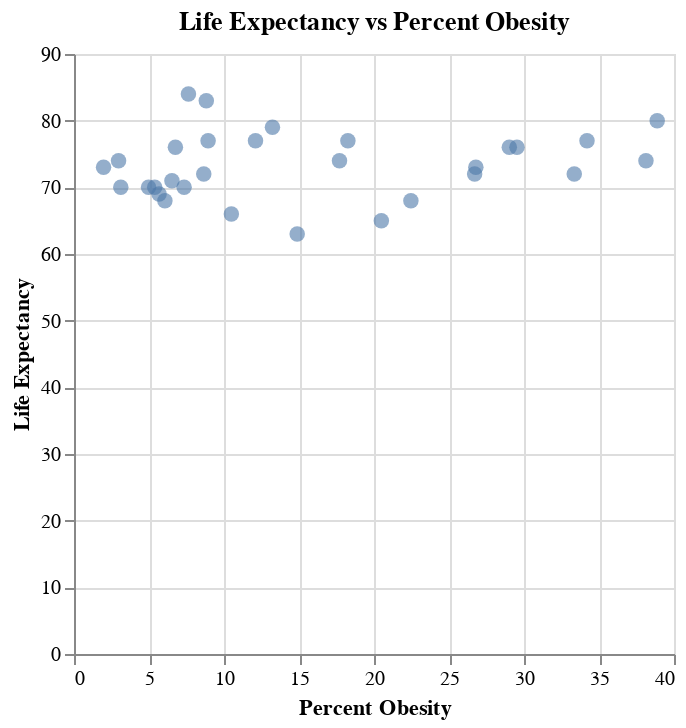

The cell this chart's notebook holds for it:
### Code cell
food_scatter = alt.Chart(df).mark_circle(size=60, opacity=0.6).encode(
    x=alt.X("% Obesity")
        .title("Percent Obesity"),
    y=alt.Y("Both sexes birth")
        .title("Life Expectancy")).properties(
    title='Life Expectancy vs Percent Obesity'
)
food_scatter

# Create scatter plot of life expectency vs percent obesity. The life expectancy did not really change
# as the percent obesity increased, so no correlation can be created.
